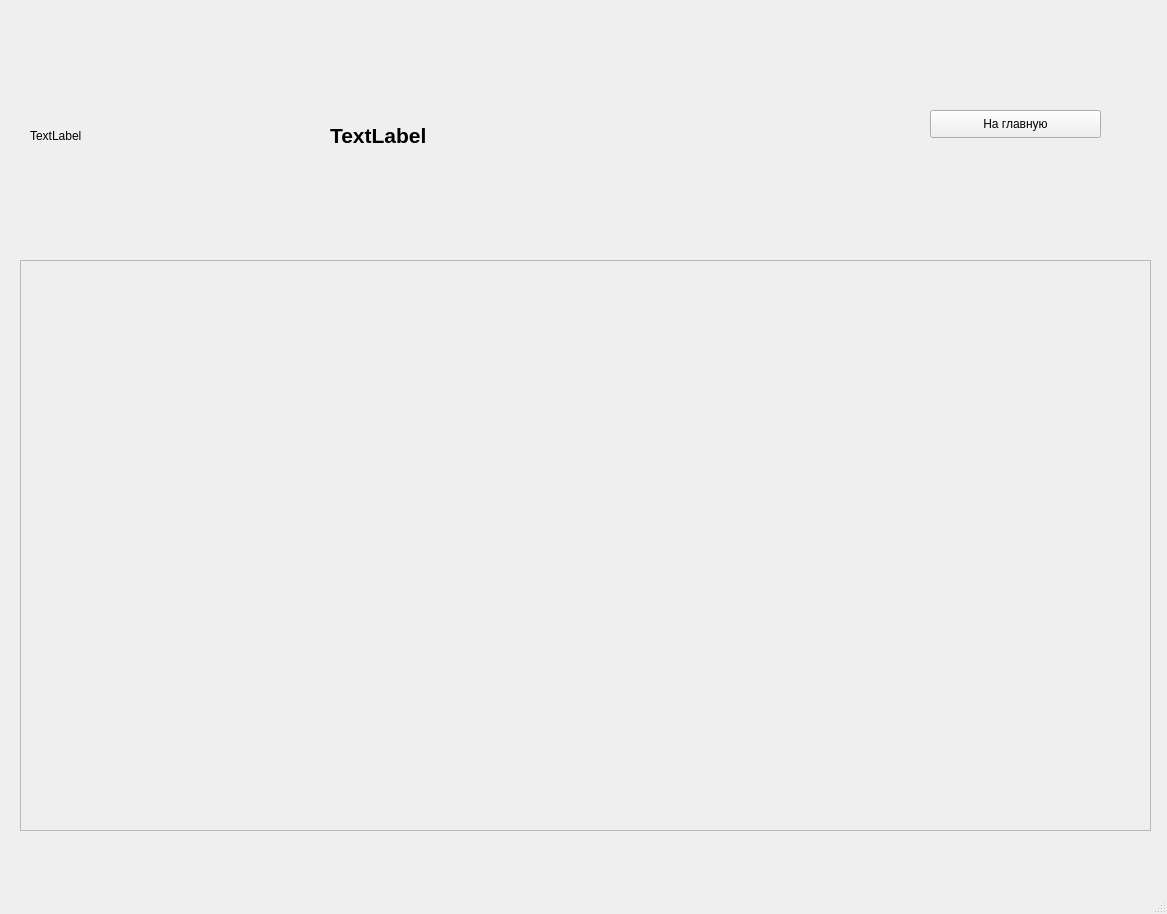
<?xml version="1.0" encoding="UTF-8"?>
<ui version="4.0">
 <class>MainWindow</class>
 <widget class="QMainWindow" name="MainWindow">
  <property name="geometry">
   <rect>
    <x>0</x>
    <y>0</y>
    <width>1167</width>
    <height>914</height>
   </rect>
  </property>
  <property name="windowTitle">
   <string>Окно товаров</string>
  </property>
  <widget class="QWidget" name="centralwidget">
   <widget class="QLabel" name="label">
    <property name="geometry">
     <rect>
      <x>30</x>
      <y>40</y>
      <width>221</width>
      <height>191</height>
     </rect>
    </property>
    <property name="text">
     <string>TextLabel</string>
    </property>
   </widget>
   <widget class="QLabel" name="label_2">
    <property name="geometry">
     <rect>
      <x>330</x>
      <y>90</y>
      <width>551</width>
      <height>91</height>
     </rect>
    </property>
    <property name="font">
     <font>
      <pointsize>16</pointsize>
      <weight>75</weight>
      <bold>true</bold>
     </font>
    </property>
    <property name="text">
     <string>TextLabel</string>
    </property>
   </widget>
   <widget class="QPushButton" name="pushButton">
    <property name="geometry">
     <rect>
      <x>930</x>
      <y>110</y>
      <width>171</width>
      <height>28</height>
     </rect>
    </property>
    <property name="text">
     <string>На главную</string>
    </property>
   </widget>
   <widget class="QScrollArea" name="scrollArea">
    <property name="geometry">
     <rect>
      <x>20</x>
      <y>260</y>
      <width>1131</width>
      <height>571</height>
     </rect>
    </property>
    <property name="widgetResizable">
     <bool>true</bool>
    </property>
    <widget class="QWidget" name="scrollAreaWidgetContents">
     <property name="geometry">
      <rect>
       <x>0</x>
       <y>0</y>
       <width>1129</width>
       <height>569</height>
      </rect>
     </property>
    </widget>
   </widget>
  </widget>
  <widget class="QMenuBar" name="menubar">
   <property name="geometry">
    <rect>
     <x>0</x>
     <y>0</y>
     <width>1167</width>
     <height>26</height>
    </rect>
   </property>
  </widget>
  <widget class="QStatusBar" name="statusbar"/>
 </widget>
 <resources/>
 <connections/>
</ui>
